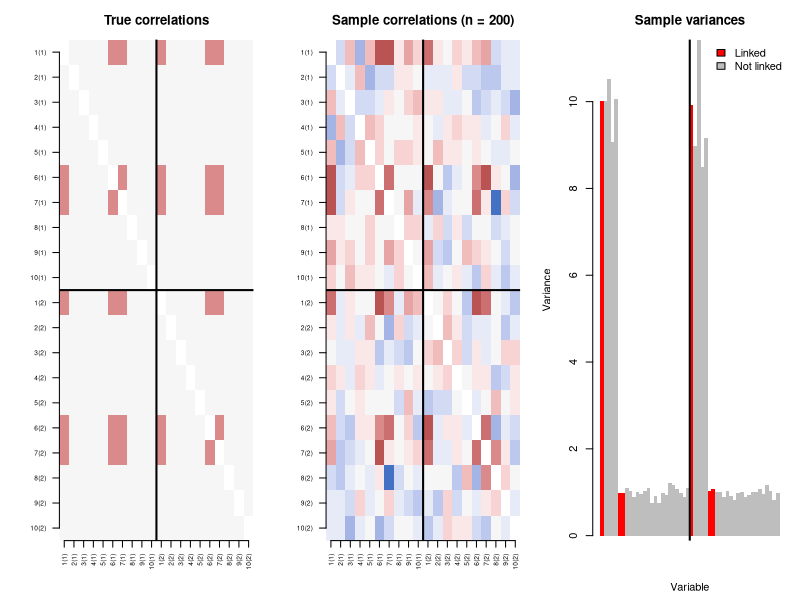
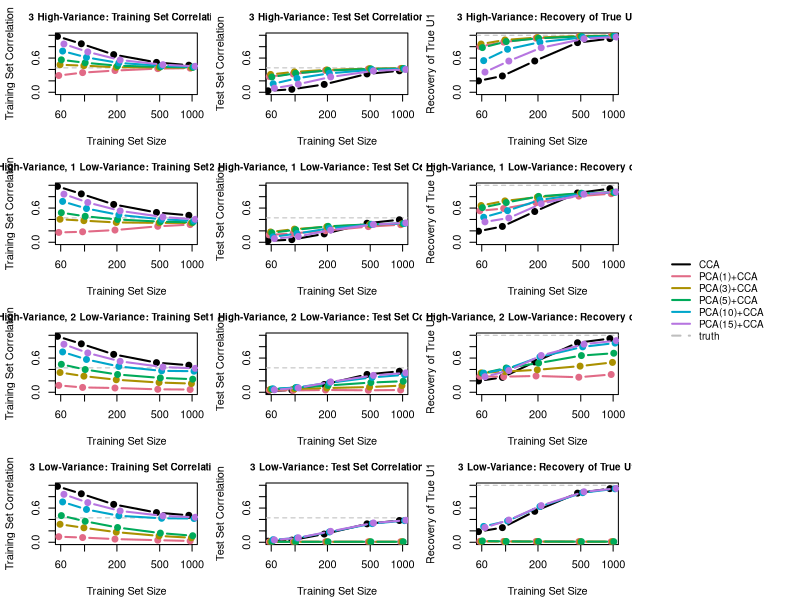

These figures' R source, in order:
## ---- chunk 1
knitr::opts_chunk$set(echo = TRUE)
## ---- chunk 2
invroot <- function(covmat) {
  eig <- eigen(covmat, symmetric = TRUE)
  eig$vectors %*% diag(1 / sqrt(eig$values), nrow = length(eig$values)) %*% t(eig$vectors)
}

truecca <- function(cov1, cov2, cov12) {
  root1 <- invroot(cov1)
  eig <- eigen(root1 %*% cov12 %*% solve(cov2) %*% t(cov12) %*% root1, symmetric = TRUE)
  list(cor = sqrt(eig$values[1]), weights = root1 %*% eig$vectors[, 1])
}
## ---- chunk 3
set.seed(67)
pergroup  <- 25
highnum   <- 5
highvar   <- 10
linkednum <- 3
linkcor   <- 0.2
trainsize <- c(60, 100, 200, 500, 1000)
pckept    <- c(1, 3, 5, 10, 15)
reps      <- 200
testsize  <- 5000
set1cols  <- 1:pergroup
set2cols  <- (pergroup + 1):(2 * pergroup)

scenarios <- c("3 High-Variance"                 = 3,
               "2 High-Variance, 1 Low-Variance" = 2,
               "1 High-Variance, 2 Low-Variance" = 1,
               "3 Low-Variance"                  = 0)
## ---- chunk 4
makepop <- function(highlinked) {
  linkedvars <- c(seq_len(highlinked), highnum + seq_len(linkednum - highlinked))

  corwithin <- diag(pergroup)
  corwithin[linkedvars, linkedvars] <- linkcor
  diag(corwithin) <- 1
  corbetween <- matrix(0, pergroup, pergroup)
  corbetween[linkedvars, linkedvars] <- linkcor
  cormat <- rbind(cbind(corwithin, corbetween), cbind(t(corbetween), corwithin))

  variances <- c(rep(highvar, highnum), rep(1, pergroup - highnum))
  sds       <- diag(sqrt(c(variances, variances)))
  covmat    <- sds %*% cormat %*% sds

  cov1  <- covmat[set1cols, set1cols]
  cov2  <- covmat[set2cols, set2cols]
  cov12 <- covmat[set1cols, set2cols]
  truth <- truecca(cov1, cov2, cov12)
  list(covmat = covmat, cov1 = cov1, cov2 = cov2, cov12 = cov12,
       cor = truth$cor, weights = truth$weights)
}

drawdata <- function(n, pop) {
  alldata <- MASS::mvrnorm(n, mu = rep(0, 2 * pergroup), Sigma = pop$covmat)
  list(set1 = alldata[, set1cols], set2 = alldata[, set2cols])
}
## ---- chunk 5
pop <- makepop(1)
dat <- drawdata(200, pop)
alldata <- cbind(dat$set1, dat$set2)
linked <- c(1, 6, 7)

par(mfrow = c(1, 3), mar = c(4.5, 4.5, 3, 1))

shown   <- c(1:10, 26:35)
labels  <- c(paste0(1:10, "(1)"), paste0(1:10, "(2)"))
colours <- hcl.colors(21, "Blue-Red 3")

cormat <- cov2cor(pop$covmat)[shown, shown]
image(1:20, 1:20, cormat[, 20:1],
      col = colours, zlim = c(-0.4, 0.4), axes = FALSE,
      main = "True correlations", xlab = "", ylab = "")
axis(1, 1:20, labels, las = 2, cex.axis = 0.6)
axis(2, 20:1, labels, las = 1, cex.axis = 0.6)
abline(v = 10.5, h = 10.5, lwd = 2)

cormat <- cor(alldata)[shown, shown]
diag(cormat) <- NA
image(1:20, 1:20, cormat[, 20:1],
      col = colours, zlim = c(-0.4, 0.4), axes = FALSE,
      main = "Sample correlations (n = 200)", xlab = "", ylab = "")
axis(1, 1:20, labels, las = 2, cex.axis = 0.6)
axis(2, 20:1, labels, las = 1, cex.axis = 0.6)
abline(v = 10.5, h = 10.5, lwd = 2)

barplot(apply(alldata, 2, var), col = ifelse(rep(1:25, 2) %in% linked, "red", "gray"),
        border = NA, space = 0,
        main = "Sample variances", xlab = "Variable", ylab = "Variance")
abline(v = 25, lwd = 2)
legend("topright", c("Linked", "Not linked"), fill = c("red", "gray"), bty = "n")
## ---- chunk 6
fitcca <- function(dat) {
  fit <- cancor(dat$set1, dat$set2)
  list(cor = fit$cor[1], w1 = fit$xcoef[, 1], w2 = fit$ycoef[, 1])
}

fitpcacca <- function(dat, npc) {
  dirs1 <- eigen(cov(dat$set1), symmetric = TRUE)$vectors[, 1:npc, drop = FALSE]
  dirs2 <- eigen(cov(dat$set2), symmetric = TRUE)$vectors[, 1:npc, drop = FALSE]
  fit   <- cancor(dat$set1 %*% dirs1, dat$set2 %*% dirs2)
  list(cor = fit$cor[1], w1 = dirs1 %*% fit$xcoef[, 1], w2 = dirs2 %*% fit$ycoef[, 1])
}
## ---- chunk 7
score <- function(fit, pop, test) {
  fitted1 <- test$set1 %*% fit$w1
  fitted2 <- test$set2 %*% fit$w2
  true1   <- test$set1 %*% pop$weights
  c(training  = fit$cor,
    test      = abs(cor(fitted1, fitted2)),
    recovery  = abs(cor(fitted1, true1)))
}
## ---- chunk 8
methods <- c("CCA", paste0("PCA(", pckept, ")+CCA"))
pops    <- lapply(scenarios, makepop)
tests   <- lapply(pops, function(pop) drawdata(testsize, pop))
round(sapply(pops, `[[`, "cor"), 3)

design <- expand.grid(scenario = names(pops), n = trainsize, rep = 1:reps,
                      stringsAsFactors = FALSE)

results <- do.call(rbind, lapply(seq_len(nrow(design)), function(i) {
  cell   <- design[i, ]
  pop    <- pops[[cell$scenario]]
  dat    <- drawdata(cell$n, pop)
  fits   <- c(list(fitcca(dat)), lapply(pckept, function(npc) fitpcacca(dat, npc)))
  scores <- t(sapply(fits, score, pop = pop, test = tests[[cell$scenario]]))
  data.frame(scenario = cell$scenario, n = cell$n, rep = cell$rep,
             method = methods, scores, row.names = NULL)
}))
results$method <- factor(results$method, levels = methods)

means <- aggregate(cbind(training, test, recovery) ~ scenario + n + method,
                   data = results, FUN = mean)
means$scenario <- factor(means$scenario, levels = names(scenarios))
means <- means[order(means$scenario, means$n, means$method), ]
means$truecor <- sapply(as.character(means$scenario), function(s) pops[[s]]$cor)

numeric <- vapply(means, is.numeric, logical(1))
means[numeric] <- lapply(means[numeric], round, digits = 3)
print(means, row.names = FALSE)
write.csv(results, "sim-raw.csv",     row.names = FALSE)
write.csv(means,   "sim-summary.csv", row.names = FALSE)
## ---- chunk 9
library(kableExtra)
shown <- c(60, 200, 1000)
summ  <- aggregate(cbind(training, test, recovery) ~ method + n,
                   data = results[results$n %in% shown, ], FUN = mean)
wide  <- reshape(summ, idvar = "method", timevar = "n", direction = "wide")

header <- c(" " = 1, setNames(rep(3, length(shown)), paste("n =", shown)))
cols   <- c("Method", rep(c("Training", "Test", "Recovery"), length(shown)))

truecor <- pops[[1]]$cor  

bold_best <- function(k, df, digits = 3) {
  for (j in 2:ncol(df)) {
    x <- round(df[[j]], digits)
    if (startsWith(names(df)[j], "training")) {
      d <- abs(x - truecor)                      
      k <- column_spec(k, j, bold = !is.na(d) & d == min(d, na.rm = TRUE))
    } else {
      k <- column_spec(k, j, bold = !is.na(x) & x == max(x, na.rm = TRUE))
    }
  }
  k
}

tab <- kbl(wide, format = "latex", booktabs = TRUE, digits = 3, row.names = FALSE,
           col.names = cols) |>
  bold_best(wide) |>
  add_header_above(header) |>
  kable_styling(latex_options = c("hold_position", "scale_down"))
writeLines(as.character(tab), "sim-table.tex")

kbl(wide, digits = 3, row.names = FALSE, col.names = cols) |>
  bold_best(wide) |>
  add_header_above(header) |>
  kable_styling(full_width = FALSE)
## ---- chunk 10
metrics <- c(training  = "Training Set Correlation",
             test      = "Test Set Correlation",
             recovery  = "Recovery of True U1")
colours  <- c("black", hcl.colors(length(pckept), "Dark 3"))
nmetrics <- length(metrics)
nscen    <- length(pops)

layout(cbind(matrix(seq_len(nscen * nmetrics), nrow = nscen, byrow = TRUE),
             nscen * nmetrics + 1),
       widths = c(rep(1, nmetrics), 0.8))
par(mar = c(4.2, 4.2, 2.5, 1), cex.main = 0.9)

for (scen in names(pops)) {
  rows <- means[means$scenario == scen, ]
  for (metric in names(metrics)) {
    plot(NA, xlim = range(log10(trainsize)), ylim = c(0, 1), xaxt = "n",
         xlab = "Training Set Size", ylab = metrics[metric],
         main = sprintf("%s: %s", scen, metrics[metric]))
    axis(1, at = log10(trainsize), labels = trainsize)
    abline(h = if (metric == "recovery") 1 else pops[[scen]]$cor, lty = 2, col = "gray")
    for (j in seq_along(methods)) {
      line   <- rows[rows$method == methods[j], ]
      offset <- (j - (length(methods) + 1) / 2) * 0.012
      lines(log10(line$n) + offset, line[[metric]], col = colours[j], lwd = 2,
            type = "b", pch = 19)
    }
  }
}

par(mar = c(0, 0, 0, 0)); plot.new()
legend("center", legend = c(methods, "truth"), col = c(colours, "gray"),
       lwd = 2, lty = c(rep(1, length(methods)), 2), bty = "n", cex = 0.9)
